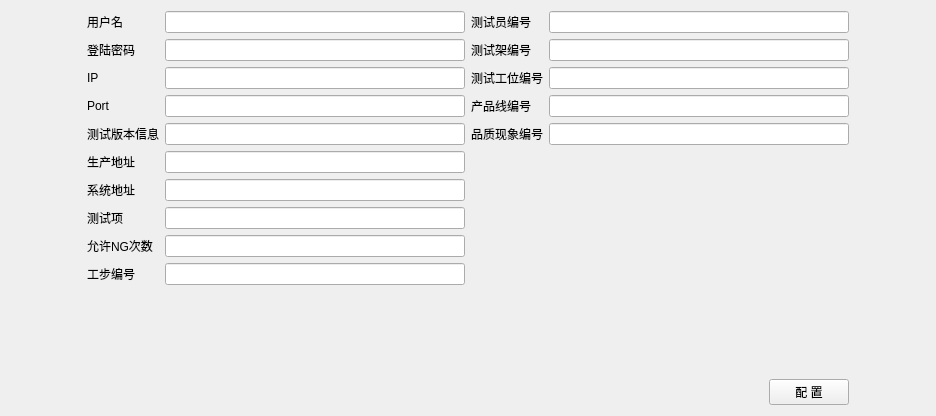
      <widget class="QWidget" name="base_set">
       <attribute name="title">
        <string>基础设置</string>
       </attribute>
       <layout class="QGridLayout" name="gridLayout_6">
        <item row="0" column="0">
         <spacer name="horizontalSpacer_2">
          <property name="orientation">
           <enum>Qt::Horizontal</enum>
          </property>
          <property name="sizeHint" stdset="0">
           <size>
            <width>76</width>
            <height>20</height>
           </size>
          </property>
         </spacer>
        </item>
        <item row="0" column="1" rowspan="2">
         <layout class="QGridLayout" name="gridLayout_4">
          <item row="0" column="0">
           <layout class="QFormLayout" name="formLayout">
            <item row="0" column="0">
             <layout class="QVBoxLayout" name="verticalLayout_7">
              <item>
               <layout class="QHBoxLayout" name="horizontalLayout_7">
                <item>
                 <widget class="QLabel" name="label_6">
                  <property name="sizePolicy">
                   <sizepolicy hsizetype="Preferred" vsizetype="Preferred">
                    <horstretch>0</horstretch>
                    <verstretch>0</verstretch>
                   </sizepolicy>
                  </property>
                  <property name="minimumSize">
                   <size>
                    <width>70</width>
                    <height>0</height>
                   </size>
                  </property>
                  <property name="text">
                   <string>用户名</string>
                  </property>
                 </widget>
                </item>
                <item>
                 <widget class="QLineEdit" name="lineEdit_UserName">
                  <property name="sizePolicy">
                   <sizepolicy hsizetype="Expanding" vsizetype="Fixed">
                    <horstretch>0</horstretch>
                    <verstretch>0</verstretch>
                   </sizepolicy>
                  </property>
                  <property name="minimumSize">
                   <size>
                    <width>300</width>
                    <height>0</height>
                   </size>
                  </property>
                  <property name="maximumSize">
                   <size>
                    <width>300</width>
                    <height>16777215</height>
                   </size>
                  </property>
                 </widget>
                </item>
               </layout>
              </item>
              <item>
               <layout class="QHBoxLayout" name="horizontalLayout_8">
                <item>
                 <widget class="QLabel" name="label_7">
                  <property name="sizePolicy">
                   <sizepolicy hsizetype="Preferred" vsizetype="Preferred">
                    <horstretch>0</horstretch>
                    <verstretch>0</verstretch>
                   </sizepolicy>
                  </property>
                  <property name="minimumSize">
                   <size>
                    <width>70</width>
                    <height>0</height>
                   </size>
                  </property>
                  <property name="text">
                   <string>登陆密码</string>
                  </property>
                 </widget>
                </item>
                <item>
                 <widget class="QLineEdit" name="lineEdit_PassWord">
                  <property name="sizePolicy">
                   <sizepolicy hsizetype="Expanding" vsizetype="Fixed">
                    <horstretch>0</horstretch>
                    <verstretch>0</verstretch>
                   </sizepolicy>
                  </property>
                  <property name="minimumSize">
                   <size>
                    <width>300</width>
                    <height>0</height>
                   </size>
                  </property>
                  <property name="maximumSize">
                   <size>
                    <width>300</width>
                    <height>16777215</height>
                   </size>
                  </property>
                  <property name="echoMode">
                   <enum>QLineEdit::Password</enum>
                  </property>
                 </widget>
                </item>
               </layout>
              </item>
              <item>
               <layout class="QHBoxLayout" name="horizontalLayout">
                <item>
                 <widget class="QLabel" name="label">
                  <property name="sizePolicy">
                   <sizepolicy hsizetype="Preferred" vsizetype="Preferred">
                    <horstretch>0</horstretch>
                    <verstretch>0</verstretch>
                   </sizepolicy>
                  </property>
                  <property name="minimumSize">
                   <size>
                    <width>70</width>
                    <height>0</height>
                   </size>
                  </property>
                  <property name="text">
                   <string>IP</string>
                  </property>
                 </widget>
                </item>
                <item>
                 <widget class="QLineEdit" name="lineEdit_IP">
                  <property name="sizePolicy">
                   <sizepolicy hsizetype="Expanding" vsizetype="Fixed">
                    <horstretch>0</horstretch>
                    <verstretch>0</verstretch>
                   </sizepolicy>
                  </property>
                  <property name="minimumSize">
                   <size>
                    <width>300</width>
                    <height>0</height>
                   </size>
                  </property>
                  <property name="maximumSize">
                   <size>
                    <width>300</width>
                    <height>16777215</height>
                   </size>
                  </property>
                 </widget>
                </item>
               </layout>
              </item>
              <item>
               <layout class="QHBoxLayout" name="horizontalLayout_3">
                <item>
                 <widget class="QLabel" name="label_2">
                  <property name="sizePolicy">
                   <sizepolicy hsizetype="Preferred" vsizetype="Preferred">
                    <horstretch>0</horstretch>
                    <verstretch>0</verstretch>
                   </sizepolicy>
                  </property>
                  <property name="minimumSize">
                   <size>
                    <width>70</width>
                    <height>0</height>
                   </size>
                  </property>
                  <property name="text">
                   <string>Port</string>
                  </property>
                 </widget>
                </item>
                <item>
                 <widget class="QLineEdit" name="lineEdit_Port">
                  <property name="sizePolicy">
                   <sizepolicy hsizetype="Expanding" vsizetype="Fixed">
                    <horstretch>0</horstretch>
                    <verstretch>0</verstretch>
                   </sizepolicy>
                  </property>
                  <property name="minimumSize">
                   <size>
                    <width>300</width>
                    <height>0</height>
                   </size>
                  </property>
                  <property name="maximumSize">
                   <size>
                    <width>300</width>
                    <height>16777215</height>
                   </size>
                  </property>
                 </widget>
                </item>
               </layout>
              </item>
              <item>
               <layout class="QHBoxLayout" name="horizontalLayout_14">
                <item>
                 <widget class="QLabel" name="label_13">
                  <property name="sizePolicy">
                   <sizepolicy hsizetype="Preferred" vsizetype="Preferred">
                    <horstretch>0</horstretch>
                    <verstretch>0</verstretch>
                   </sizepolicy>
                  </property>
                  <property name="minimumSize">
                   <size>
                    <width>70</width>
                    <height>0</height>
                   </size>
                  </property>
                  <property name="text">
                   <string>测试版本信息</string>
                  </property>
                 </widget>
                </item>
                <item>
                 <widget class="QLineEdit" name="lineEdit_AutoTestVersion">
                  <property name="sizePolicy">
                   <sizepolicy hsizetype="Expanding" vsizetype="Fixed">
                    <horstretch>0</horstretch>
                    <verstretch>0</verstretch>
                   </sizepolicy>
                  </property>
                  <property name="minimumSize">
                   <size>
                    <width>300</width>
                    <height>0</height>
                   </size>
                  </property>
                  <property name="maximumSize">
                   <size>
                    <width>300</width>
                    <height>16777215</height>
                   </size>
                  </property>
                 </widget>
                </item>
               </layout>
              </item>
              <item>
               <layout class="QHBoxLayout" name="horizontalLayout_5">
                <item>
                 <widget class="QLabel" name="label_4">
                  <property name="sizePolicy">
                   <sizepolicy hsizetype="Preferred" vsizetype="Preferred">
                    <horstretch>0</horstretch>
                    <verstretch>0</verstretch>
                   </sizepolicy>
                  </property>
                  <property name="minimumSize">
                   <size>
                    <width>70</width>
                    <height>0</height>
                   </size>
                  </property>
                  <property name="text">
                   <string>生产地址</string>
                  </property>
                 </widget>
                </item>
                <item>
                 <widget class="QLineEdit" name="lineEdit_ProdUrl">
                  <property name="sizePolicy">
                   <sizepolicy hsizetype="Expanding" vsizetype="Fixed">
                    <horstretch>0</horstretch>
                    <verstretch>0</verstretch>
                   </sizepolicy>
                  </property>
                  <property name="minimumSize">
                   <size>
                    <width>300</width>
                    <height>0</height>
                   </size>
                  </property>
                  <property name="maximumSize">
                   <size>
                    <width>300</width>
                    <height>16777215</height>
                   </size>
                  </property>
                 </widget>
                </item>
               </layout>
              </item>
              <item>
               <layout class="QHBoxLayout" name="horizontalLayout_6">
                <item>
                 <widget class="QLabel" name="label_5">
                  <property name="sizePolicy">
                   <sizepolicy hsizetype="Preferred" vsizetype="Preferred">
                    <horstretch>0</horstretch>
                    <verstretch>0</verstretch>
                   </sizepolicy>
                  </property>
                  <property name="minimumSize">
                   <size>
                    <width>70</width>
                    <height>0</height>
                   </size>
                  </property>
                  <property name="text">
                   <string>系统地址</string>
                  </property>
                 </widget>
                </item>
                <item>
                 <widget class="QLineEdit" name="lineEdit_SysUrl">
                  <property name="sizePolicy">
                   <sizepolicy hsizetype="Expanding" vsizetype="Fixed">
                    <horstretch>0</horstretch>
                    <verstretch>0</verstretch>
                   </sizepolicy>
                  </property>
                  <property name="minimumSize">
                   <size>
                    <width>300</width>
                    <height>0</height>
                   </size>
                  </property>
                  <property name="maximumSize">
                   <size>
                    <width>300</width>
                    <height>16777215</height>
                   </size>
                  </property>
                 </widget>
                </item>
               </layout>
              </item>
              <item>
               <layout class="QHBoxLayout" name="horizontalLayout_15">
                <item>
                 <widget class="QLabel" name="label_14">
                  <property name="sizePolicy">
                   <sizepolicy hsizetype="Preferred" vsizetype="Preferred">
                    <horstretch>0</horstretch>
                    <verstretch>0</verstretch>
                   </sizepolicy>
                  </property>
                  <property name="minimumSize">
                   <size>
                    <width>70</width>
                    <height>0</height>
                   </size>
                  </property>
                  <property name="text">
                   <string>测试项</string>
                  </property>
                 </widget>
                </item>
                <item>
                 <widget class="QLineEdit" name="lineEdit_TestItem">
                  <property name="sizePolicy">
                   <sizepolicy hsizetype="Expanding" vsizetype="Fixed">
                    <horstretch>0</horstretch>
                    <verstretch>0</verstretch>
                   </sizepolicy>
                  </property>
                  <property name="minimumSize">
                   <size>
                    <width>300</width>
                    <height>0</height>
                   </size>
                  </property>
                  <property name="maximumSize">
                   <size>
                    <width>300</width>
                    <height>16777215</height>
                   </size>
                  </property>
                 </widget>
                </item>
               </layout>
              </item>
              <item>
               <layout class="QHBoxLayout" name="horizontalLayout_17">
                <item>
                 <widget class="QLabel" name="label_16">
                  <property name="sizePolicy">
                   <sizepolicy hsizetype="Preferred" vsizetype="Preferred">
                    <horstretch>0</horstretch>
                    <verstretch>0</verstretch>
                   </sizepolicy>
                  </property>
                  <property name="minimumSize">
                   <size>
                    <width>70</width>
                    <height>0</height>
                   </size>
                  </property>
                  <property name="text">
                   <string>允许NG次数</string>
                  </property>
                 </widget>
                </item>
                <item>
                 <widget class="QLineEdit" name="lineEdit_NgCount">
                  <property name="sizePolicy">
                   <sizepolicy hsizetype="Expanding" vsizetype="Fixed">
                    <horstretch>0</horstretch>
                    <verstretch>0</verstretch>
                   </sizepolicy>
                  </property>
                  <property name="minimumSize">
                   <size>
                    <width>300</width>
                    <height>0</height>
                   </size>
                  </property>
                  <property name="maximumSize">
                   <size>
                    <width>300</width>
                    <height>16777215</height>
                   </size>
                  </property>
                 </widget>
                </item>
               </layout>
              </item>
              <item>
               <layout class="QHBoxLayout" name="horizontalLayout_16">
                <item>
                 <widget class="QLabel" name="label_15">
                  <property name="sizePolicy">
                   <sizepolicy hsizetype="Preferred" vsizetype="Preferred">
                    <horstretch>0</horstretch>
                    <verstretch>0</verstretch>
                   </sizepolicy>
                  </property>
                  <property name="minimumSize">
                   <size>
                    <width>70</width>
                    <height>0</height>
                   </size>
                  </property>
                  <property name="text">
                   <string>工步编号</string>
                  </property>
                 </widget>
                </item>
                <item>
                 <widget class="QLineEdit" name="lineEdit_StationCode">
                  <property name="sizePolicy">
                   <sizepolicy hsizetype="Expanding" vsizetype="Fixed">
                    <horstretch>0</horstretch>
                    <verstretch>0</verstretch>
                   </sizepolicy>
                  </property>
                  <property name="minimumSize">
                   <size>
                    <width>300</width>
                    <height>0</height>
                   </size>
                  </property>
                  <property name="maximumSize">
                   <size>
                    <width>300</width>
                    <height>16777215</height>
                   </size>
                  </property>
                 </widget>
                </item>
               </layout>
              </item>
             </layout>
            </item>
            <item row="0" column="1">
             <layout class="QVBoxLayout" name="verticalLayout_8">
              <item>
               <layout class="QGridLayout" name="gridLayout">
                <item row="0" column="0">
                 <widget class="QLabel" name="label_11">
                  <property name="sizePolicy">
                   <sizepolicy hsizetype="Preferred" vsizetype="Preferred">
                    <horstretch>0</horstretch>
                    <verstretch>0</verstretch>
                   </sizepolicy>
                  </property>
                  <property name="minimumSize">
                   <size>
                    <width>70</width>
                    <height>0</height>
                   </size>
                  </property>
                  <property name="text">
                   <string>测试员编号</string>
                  </property>
                 </widget>
                </item>
                <item row="0" column="1">
                 <widget class="QLineEdit" name="lineEdit_WorkerNo">
                  <property name="sizePolicy">
                   <sizepolicy hsizetype="Expanding" vsizetype="Fixed">
                    <horstretch>0</horstretch>
                    <verstretch>0</verstretch>
                   </sizepolicy>
                  </property>
                  <property name="minimumSize">
                   <size>
                    <width>300</width>
                    <height>0</height>
                   </size>
                  </property>
                  <property name="maximumSize">
                   <size>
                    <width>250</width>
                    <height>16777215</height>
                   </size>
                  </property>
                 </widget>
                </item>
               </layout>
              </item>
              <item>
               <layout class="QGridLayout" name="gridLayout_3">
                <item row="0" column="0">
                 <widget class="QLabel" name="label_12">
                  <property name="sizePolicy">
                   <sizepolicy hsizetype="Preferred" vsizetype="Preferred">
                    <horstretch>0</horstretch>
                    <verstretch>0</verstretch>
                   </sizepolicy>
                  </property>
                  <property name="minimumSize">
                   <size>
                    <width>70</width>
                    <height>0</height>
                   </size>
                  </property>
                  <property name="text">
                   <string>测试架编号</string>
                  </property>
                 </widget>
                </item>
                <item row="0" column="1">
                 <widget class="QLineEdit" name="lineEdit_TestFrameidNo">
                  <property name="sizePolicy">
                   <sizepolicy hsizetype="Expanding" vsizetype="Fixed">
                    <horstretch>0</horstretch>
                    <verstretch>0</verstretch>
                   </sizepolicy>
                  </property>
                  <property name="minimumSize">
                   <size>
                    <width>300</width>
                    <height>0</height>
                   </size>
                  </property>
                  <property name="maximumSize">
                   <size>
                    <width>250</width>
                    <height>16777215</height>
                   </size>
                  </property>
                 </widget>
                </item>
               </layout>
              </item>
              <item>
               <layout class="QHBoxLayout" name="horizontalLayout_11">
                <item>
                 <widget class="QLabel" name="label_10">
                  <property name="sizePolicy">
                   <sizepolicy hsizetype="Preferred" vsizetype="Preferred">
                    <horstretch>0</horstretch>
                    <verstretch>0</verstretch>
                   </sizepolicy>
                  </property>
                  <property name="minimumSize">
                   <size>
                    <width>70</width>
                    <height>0</height>
                   </size>
                  </property>
                  <property name="text">
                   <string>测试工位编号</string>
                  </property>
                 </widget>
                </item>
                <item>
                 <widget class="QLineEdit" name="lineEdit_WksNo">
                  <property name="sizePolicy">
                   <sizepolicy hsizetype="Expanding" vsizetype="Fixed">
                    <horstretch>0</horstretch>
                    <verstretch>0</verstretch>
                   </sizepolicy>
                  </property>
                  <property name="minimumSize">
                   <size>
                    <width>300</width>
                    <height>0</height>
                   </size>
                  </property>
                 </widget>
                </item>
               </layout>
              </item>
              <item>
               <layout class="QHBoxLayout" name="horizontalLayout_10">
                <item>
                 <widget class="QLabel" name="label_9">
                  <property name="sizePolicy">
                   <sizepolicy hsizetype="Preferred" vsizetype="Preferred">
                    <horstretch>0</horstretch>
                    <verstretch>0</verstretch>
                   </sizepolicy>
                  </property>
                  <property name="minimumSize">
                   <size>
                    <width>70</width>
                    <height>0</height>
                   </size>
                  </property>
                  <property name="text">
                   <string>产品线编号</string>
                  </property>
                 </widget>
                </item>
                <item>
                 <widget class="QLineEdit" name="lineEdit_WorkCenter">
                  <property name="sizePolicy">
                   <sizepolicy hsizetype="Expanding" vsizetype="Fixed">
                    <horstretch>0</horstretch>
                    <verstretch>0</verstretch>
                   </sizepolicy>
                  </property>
                  <property name="minimumSize">
                   <size>
                    <width>300</width>
                    <height>0</height>
                   </size>
                  </property>
                  <property name="maximumSize">
                   <size>
                    <width>300</width>
                    <height>16777215</height>
                   </size>
                  </property>
                 </widget>
                </item>
               </layout>
              </item>
              <item>
               <layout class="QHBoxLayout" name="horizontalLayout_9">
                <item>
                 <widget class="QLabel" name="label_8">
                  <property name="sizePolicy">
                   <sizepolicy hsizetype="Preferred" vsizetype="Preferred">
                    <horstretch>0</horstretch>
                    <verstretch>0</verstretch>
                   </sizepolicy>
                  </property>
                  <property name="minimumSize">
                   <size>
                    <width>70</width>
                    <height>0</height>
                   </size>
                  </property>
                  <property name="text">
                   <string>品质现象编号</string>
                  </property>
                 </widget>
                </item>
                <item>
                 <widget class="QLineEdit" name="lineEdit_CauseNo">
                  <property name="sizePolicy">
                   <sizepolicy hsizetype="Expanding" vsizetype="Fixed">
                    <horstretch>0</horstretch>
                    <verstretch>0</verstretch>
                   </sizepolicy>
                  </property>
                  <property name="minimumSize">
                   <size>
                    <width>300</width>
                    <height>0</height>
                   </size>
                  </property>
                 </widget>
                </item>
               </layout>
              </item>
             </layout>
            </item>
           </layout>
          </item>
          <item row="1" column="0">
           <layout class="QVBoxLayout" name="verticalLayout_10">
            <item>
             <spacer name="verticalSpacer">
              <property name="orientation">
               <enum>Qt::Vertical</enum>
              </property>
              <property name="sizeHint" stdset="0">
               <size>
                <width>20</width>
                <height>88</height>
               </size>
              </property>
             </spacer>
            </item>
            <item>
             <layout class="QHBoxLayout" name="horizontalLayout_4">
              <item>
               <spacer name="horizontalSpacer">
                <property name="orientation">
                 <enum>Qt::Horizontal</enum>
                </property>
                <property name="sizeHint" stdset="0">
                 <size>
                  <width>478</width>
                  <height>20</height>
                 </size>
                </property>
               </spacer>
              </item>
              <item>
               <widget class="QPushButton" name="pushButton_set">
                <property name="text">
                 <string>配 置</string>
                </property>
               </widget>
              </item>
             </layout>
            </item>
           </layout>
          </item>
         </layout>
        </item>
        <item row="1" column="2">
         <spacer name="horizontalSpacer_3">
          <property name="orientation">
           <enum>Qt::Horizontal</enum>
          </property>
          <property name="sizeHint" stdset="0">
           <size>
            <width>76</width>
            <height>20</height>
           </size>
          </property>
         </spacer>
        </item>
       </layout>
      </widget>
